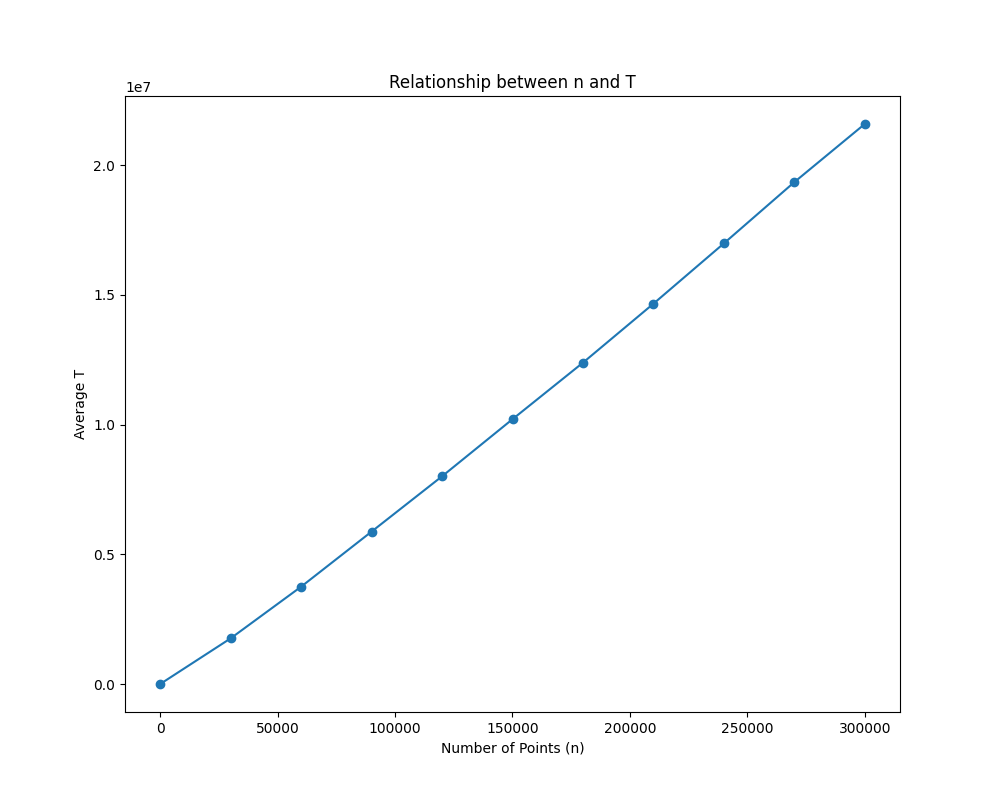

Generate this figure with Python:
import subprocess
import random
import matplotlib.pyplot as plt

# List of n values (you can modify these as needed)
N_VALUES = list(range(10, 300011, 30000))
print(N_VALUES)
num_trials = 5

# Dictionary to store T values for each n
T_values = {n: [] for n in N_VALUES}

# Loop over each value of n and run the experiment num_trials times
for n in N_VALUES:
    for trial in range(num_trials):
        # Generate n random points and write to input.txt
        with open("input.txt", "w") as infile:
            infile.write(f"{n}\n")
            for _ in range(n):
                # Generate random integers in range 0 to 1000 (modify range if needed)
                x = random.randint(0, 1000)
                y = random.randint(0, 1000)
                infile.write(f"{x} {y}\n")
        
        # Run the compiled C++ executable (it will read input.txt and write T.txt)
        run_result = subprocess.run(["./code"])
        if run_result.returncode != 0:
            raise RuntimeError("Execution of code failed.")
        
        # Read the T value from T.txt
        with open("T.txt", "r") as t_file:
            T_val = int(t_file.read().strip())
        T_values[n].append(T_val)
        print(f"n={n}, trial={trial+1}, T={T_val}")

# Calculate average T for each n
avg_T = [sum(T_values[n]) / len(T_values[n]) for n in N_VALUES]

# Plot the results: n on the x-axis and average T on the y-axis
plt.figure(figsize=(10, 8))
plt.plot(N_VALUES, avg_T, marker='o', linestyle='-')
plt.xlabel("Number of Points (n)")
plt.ylabel("Average T")
plt.title("Relationship between n and T")
plt.savefig("plot.png")